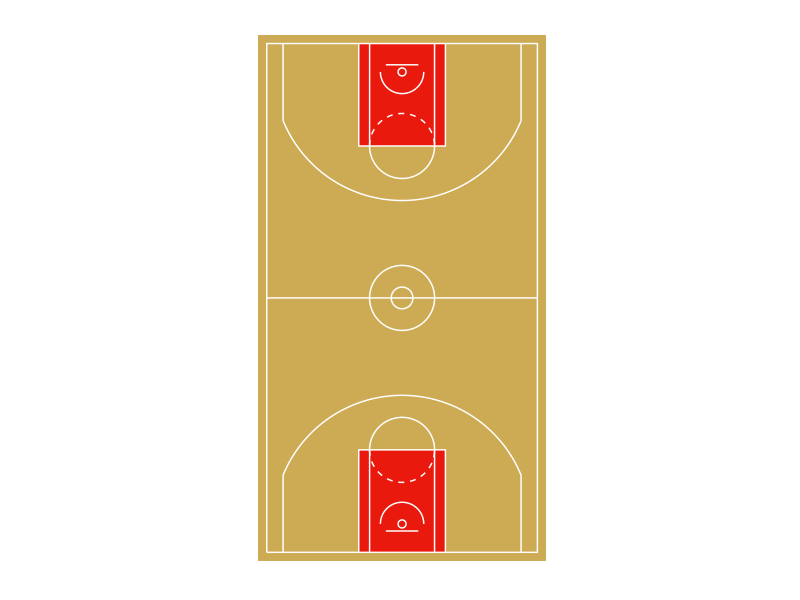

This chart was generated by the following R code:
library('ggplot2')
library('ggthemes')

ggplot(data=data.frame(x=1,y=1),aes(x,y))+
  ###floor:
  geom_rect(aes(xmin = -0.5, xmax = 15.74, ymin = -14.825, ymax = 14.825),fill = "darkgoldenrod", alpha = 0.7) +
  geom_rect(aes(xmin = 5.18, xmax = 10.06, ymin = 8.555, ymax = 14.325),fill = "red2", alpha = 0.85) +
  geom_rect(aes(xmin = 5.18, xmax = 10.06, ymin = -14.325, ymax = -8.555),fill = "red2", alpha = 0.85) +
  ###court:
  geom_path(data=data.frame(x=c(0,0,15.24,15.24,0),y=c(-14.325,14.325,14.325,-14.325,-14.325)), colour = "white")+
  ###centre line:
  geom_path(data=data.frame(x=c(0,15.24),y=c(0,0)), colour = "white")+
  ###centre circle:
  geom_path(data=data.frame(x=c(-1830:(-1)/1000,1:1830/1000)+7.62,y=c(sqrt(1.83^2-c(-1830:(-1)/1000,1:1830/1000)^2))),aes(x=x,y=y), colour = "white")+
  geom_path(data=data.frame(x=c(-609.6:(-1)/1000,1:609.6/1000)+7.62,y=c(sqrt(.6096^2-c(-609.6:(-1)/1000,1:609.6/1000)^2))),aes(x=x,y=y), colour = "white")+
  geom_path(data=data.frame(x=c(-1830:(-1)/1000,1:1830/1000)+7.62,y=-c(sqrt(1.83^2-c(-1830:(-1)/1000,1:1830/1000)^2))),aes(x=x,y=y), colour = "white")+
  geom_path(data=data.frame(x=c(-609.6:(-1)/1000,1:609.6/1000)+7.62,y=-c(sqrt(.6096^2-c(-609.6:(-1)/1000,1:609.6/1000)^2))),aes(x=x,y=y), colour = "white")+
  ###three point arc:
  geom_path(data=data.frame(x=c(-6702:(-1)/1000,1:6702/1000)+7.62,y=c(12.725-sqrt(7.24^2-c(-6702:(-1)/1000,1:6702/1000)^2))),aes(x=x,y=y), colour = "white")+
  geom_path(data=data.frame(x=c(-6702:(-1)/1000,1:6702/1000)+7.62,y=c(sqrt(7.24^2-c(-6702:(-1)/1000,1:6702/1000)^2))-12.725),aes(x=x,y=y), colour = "white")+
  ###three point lines:
  geom_path(data=data.frame(x=c(0.92,0.92),y=c(14.325,9.98)), colour = "white")+
  geom_path(data=data.frame(x=c(14.32,14.32),y=c(14.325,9.98)), colour = "white")+
  geom_path(data=data.frame(x=c(0.92,0.92),y=-c(14.325,9.98)), colour = "white")+
  geom_path(data=data.frame(x=c(14.32,14.32),y=-c(14.325,9.98)), colour = "white")+
  ###backboard:
  geom_path(data=data.frame(x=c(6.705,8.535),y=c(13.125,13.125)), colour = "white")+
  geom_path(data=data.frame(x=c(6.705,8.535),y=-c(13.125,13.125)), colour = "white")+
  ###basket:
  geom_path(data=data.frame(x=7.62+c(-225:(-1)/1000,1:225/1000),y=c(sqrt(0.225^2-c(-225:(-1)/1000,1:225/1000)^2))+12.725),aes(x=x,y=y), colour = "white")+
  geom_path(data=data.frame(x=7.62+c(-225:(-1)/1000,1:225/1000),y=-c(sqrt(0.225^2-c(-225:(-1)/1000,1:225/1000)^2))+12.725),aes(x=x,y=y), colour = "white")+
  geom_path(data=data.frame(x=7.62+c(-225:(-1)/1000,1:225/1000),y=c(sqrt(0.225^2-c(-225:(-1)/1000,1:225/1000)^2))-12.725),aes(x=x,y=y), colour = "white")+
  geom_path(data=data.frame(x=7.62+c(-225:(-1)/1000,1:225/1000),y=-c(sqrt(0.225^2-c(-225:(-1)/1000,1:225/1000)^2))-12.725),aes(x=x,y=y), colour = "white")+
  ###6-yard box:
  geom_path(data=data.frame(x=c(5.18,5.18,10.06,10.06),y=c(14.325,8.555,8.555,14.325)), colour = "white")+
  geom_path(data=data.frame(x=c(5.7912,5.7912),y=c(14.325,8.555)), colour = "white")+
  geom_path(data=data.frame(x=c(9.4488,9.4488),y=c(14.325,8.555)), colour = "white")+
  geom_path(data=data.frame(x=c(5.18,5.18,10.06,10.06),y=-c(14.325,8.555,8.555,14.325)), colour = "white")+
  geom_path(data=data.frame(x=c(5.7912,5.7912),y=-c(14.325,8.555)), colour = "white")+
  geom_path(data=data.frame(x=c(9.4488,9.4488),y=-c(14.325,8.555)), colour = "white")+
  ###free throw arc:
  geom_path(data=data.frame(x=c(-1830:(-1)/1000,1:1830/1000)+7.62,y=c(8.555-sqrt(1.83^2-c(-1830:(-1)/1000,1:1830/1000)^2))),aes(x=x,y=y), colour = "white")+
  geom_path(data=data.frame(x=c(-1830:(-1)/1000,1:1830/1000)+7.62,y=c(sqrt(1.83^2-c(-1830:(-1)/1000,1:1830/1000)^2))+8.555),aes(x=x,y=y), colour = "white", linetype = "dashed")+
  geom_path(data=data.frame(x=c(-1830:(-1)/1000,1:1830/1000)+7.62,y=-c(8.555-sqrt(1.83^2-c(-1830:(-1)/1000,1:1830/1000)^2))),aes(x=x,y=y), colour = "white")+
  geom_path(data=data.frame(x=c(-1830:(-1)/1000,1:1830/1000)+7.62,y=-c(sqrt(1.83^2-c(-1830:(-1)/1000,1:1830/1000)^2))-8.555),aes(x=x,y=y), colour = "white", linetype = "dashed")+
  ###no-charge arc:
  geom_path(data=data.frame(x=c(-1220:(-1)/1000,1:1220/1000)+7.62,y=c(-sqrt(1.22^2-c(-1220:(-1)/1000,1:1220/1000)^2))+12.725),aes(x=x,y=y), colour = "white")+
  geom_path(data=data.frame(x=c(-1220:(-1)/1000,1:1220/1000)+7.62,y=-c(-sqrt(1.22^2-c(-1220:(-1)/1000,1:1220/1000)^2))-12.725),aes(x=x,y=y), colour = "white")+
  ###fix aspect ratio to 1:1:
  coord_fixed() +
  ###remove all non-geom elements:
  theme_solid()
